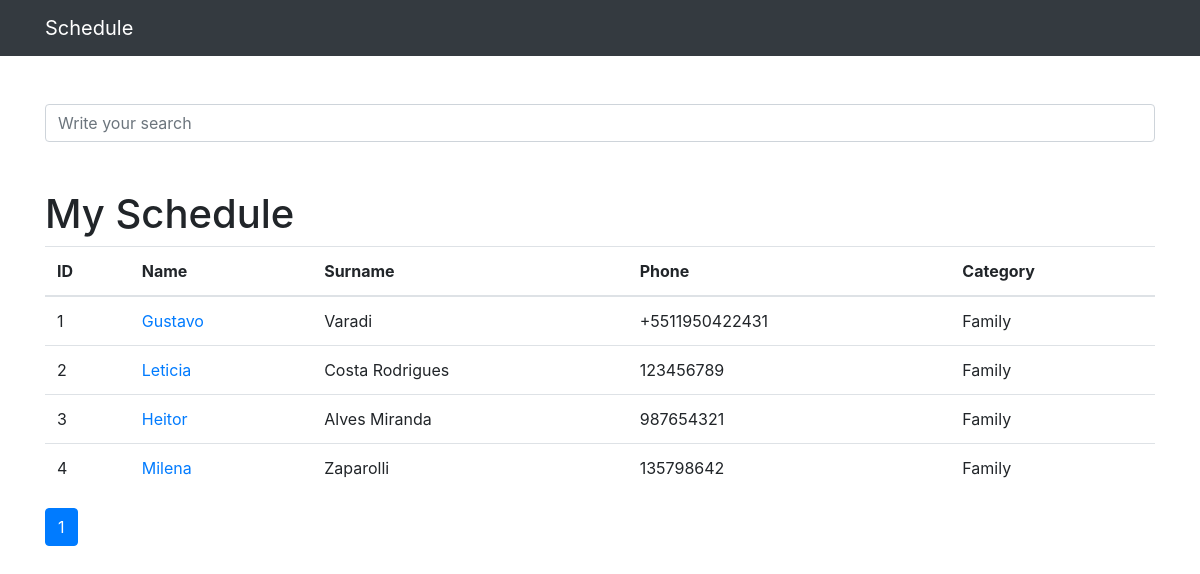
The app's page /, older data.
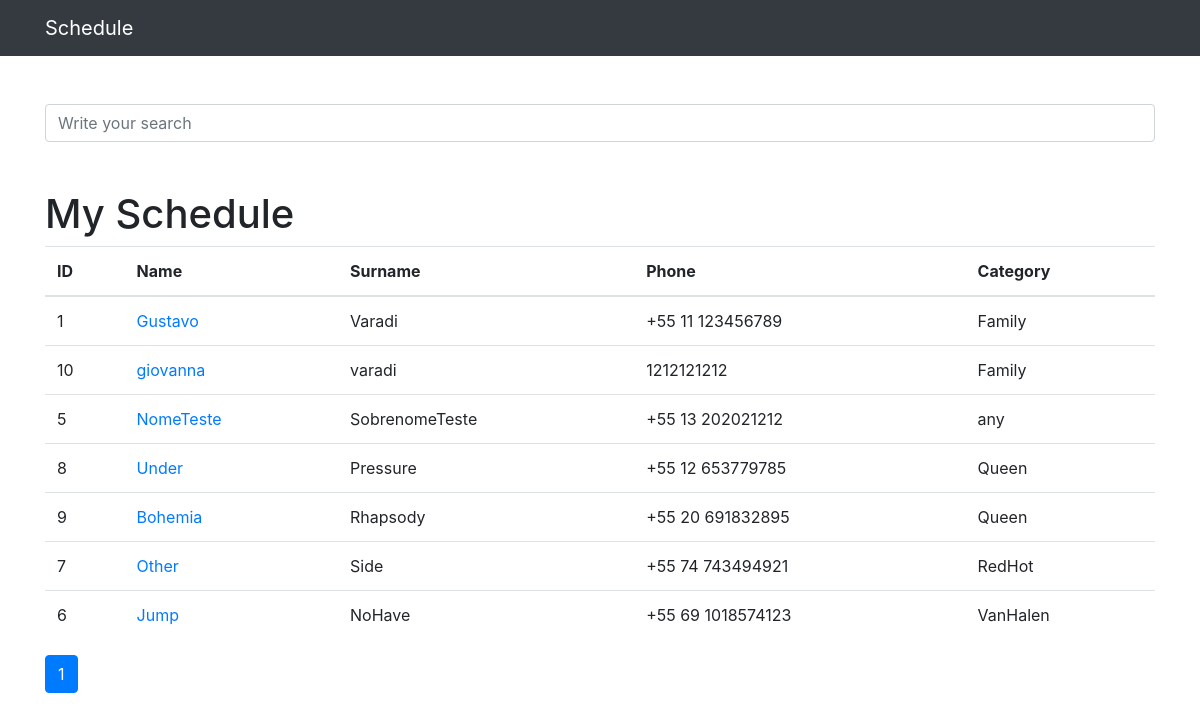
The same page, newer data.
### contacts/models.py (models this page shows, shortened)
class Contacts(models.Model):
    name = models.CharField(max_length=100)
    surname = models.CharField(max_length=100, blank=True)
    phone = models.CharField(max_length=20)
    mail = models.CharField(max_length=100)
    creation_date = models.DateTimeField(default=timezone.now)
    description = models.TextField(blank=True)
    category = models.ForeignKey(Category, on_delete=models.DO_NOTHING)
    show = models.BooleanField(default=True)
    photo = models.ImageField(blank=True, upload_to='photos/%Y/%m')

class Category(models.Model):
    name = models.CharField(max_length=100)
    def __str__(self):
        return self.name

### contacts/views.py (the view)
# urls.py: path('', views.index, name='index'),
def index(request):
    contacts = Contacts.objects.order_by('category').filter(
        show = True
    ) # => Ordenação por ordem decrescente ID
    paginator = Paginator(contacts, 10)
    page = request.GET.get('p')
    contacts = paginator.get_page(page)
    return render(request, 'contacts/index.html', { 'contacts': contacts })

### contacts/templates/contacts/index.html
{% extends 'base.html' %}
{% block conteudo %}
<h1 class="mt-5">My Schedule</h1>
    <table class="table">
        <thead>
            <tr>
                <th>ID</th>
                <th>Name</th>
                <th>Surname</th>
                <th>Phone</th>
                <th>Category</th>
            </tr>
        </thead>
        <tbody>
            {%  for contact in contacts %}
                <tr>
                    <td>{{ contact.id }}</td>
                    <td>
                        <a href="{% url 'show_contact' contact.id  %}">{{ contact.name }}</a>
                    </td>
                    <td>{{ contact.surname }}</td>
                    <td>{{ contact.phone }}</td>
                    <td>{{ contact.category }}</td>
                </tr>
            {% endfor %}
        </tbody>
    </table>
    <nav aria-label="Page navigation example">
        <ul class="pagination">
          {% for page in contacts.paginator.page_range %}
            {% if contacts.number == page %}
                <li class="page-item active">
                    <a class="page-link" href="?p={{ page }}&word={{ request.GET.word }}">{{ page }}</a>
                </li>
            {% else %}
                <li class="page-item">
                    <a class="page-link" href="?p={{ page }}&word={{ request.GET.word }}">{{ page }}</a>
                </li>
            {% endif %}
          {% endfor %}
        </ul>
      </nav>
{% endblock %}

### templates/base.html (shortened to what this page needs)
{% load static %}
<!DOCTYPE html>
<html lang="pt">
<head>
  <link href="{% static 'vendor/bootstrap/css/bootstrap.min.css' %}" rel="stylesheet">
</head>
<body>
  {% include 'partials/_nav.html'%}
  <div class="container">
    <div class="row">
      <div class="col-lg-12">
        <br><br>
        <form action="{% url 'search' %}" method="get">
          <div class="form-group row">
            <div class="col-12">
              <input
              class="form-control"
              type="search"
              value="{{ request.GET.word }}"
              id="search-input"
              placeholder="Write your search"
              name="word">
            </div>
          </div>
        </form>
        {%block conteudo %} {%endblock%}
      </div>
    </div>
  </div>
</body>
</html>

### templates/partials/_head.html (shortened to what this page needs)
{% load static %}

### templates/partials/_nav.html (shortened to what this page needs)
{% load static %}
  <nav class="navbar navbar-expand-lg navbar-dark bg-dark static-top">
    <div class="container">
      <a class="navbar-brand" href="{% url 'index' %}">Schedule</a>
    </div>
  </nav>

Row changes from the older to the newer data that the page shows:
removed Contacts: id "2", name "Leticia", surname "Costa Rodrigues", phone "123456789", category "Family"
removed Contacts: id "3", name "Heitor", surname "Alves Miranda", phone "987654321", category "Family"
removed Contacts: id "4", name "Milena", surname "Zaparolli", phone "135798642", category "Family"
changed Contacts "Gustavo": phone "+5511950422431" → "+55 11 123456789"
added Contacts: id "10", name "giovanna", surname "varadi", phone "1212121212", category "Family"
added Contacts: id "5", name "NomeTeste", surname "SobrenomeTeste", phone "+55 13 202021212", category "any"
added Contacts: id "8", name "Under", surname "Pressure", phone "+55 12 653779785", category "Queen"
added Contacts: id "9", name "Bohemia", surname "Rhapsody", phone "+55 20 691832895", category "Queen"
added Contacts: id "7", name "Other", surname "Side", phone "+55 74 743494921", category "RedHot"
added Contacts: id "6", name "Jump", surname "NoHave", phone "+55 69 1018574123", category "VanHalen"
